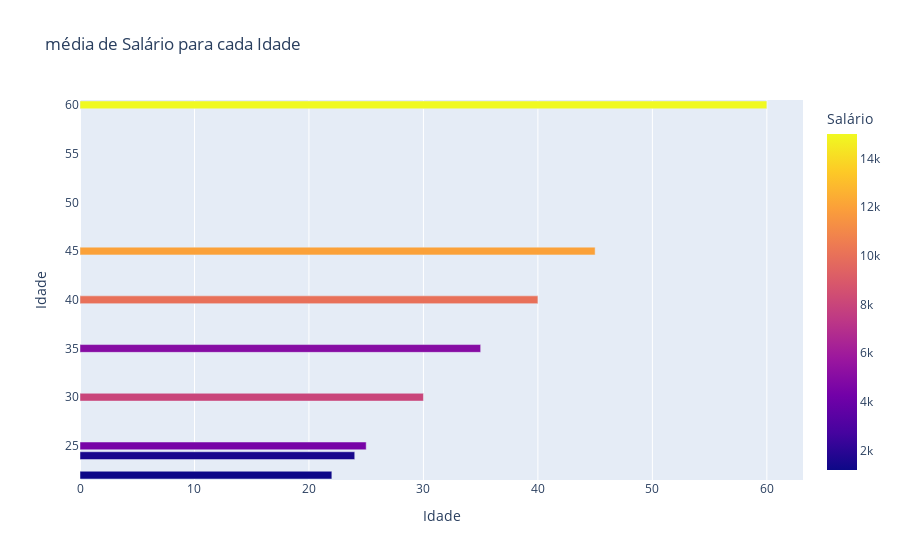

Notebook cell for this chart:
### Code cell
# Média de salário por idade
salario_por_idade = df.groupby("Idade")['Salário'].mean().reset_index()

# Criando o gráfico de barras horizontais, muito semelhante a biblioteca matplotlib
fig = px.bar(salario_por_idade, x='Idade', y='Idade', orientation='h',
             title=' média de Salário para cada Idade ',
             labels={"Idade": "Idade", 'Salário': 'Salário'},
             color="Salário")
# Exibindo o gráfico
fig.show()

### Figure 1 — Plotly figure (JSON) as saved in the notebook; plotly's stock layout.template omitted (floating-point values rounded to 4 significant figures)
{"data": [{"alignmentgroup": "True", "hovertemplate": "Idade=%{y}<br>Salário=%{marker.color}<extra></extra>", "legendgroup": "", "marker": {"color": [1200, 1500, 4500, 8000, 5000, 10000, 12000, 15000], "coloraxis": "coloraxis", "pattern": {"shape": ""}}, "name": "", "offsetgroup": "", "orientation": "h", "showlegend": false, "textposition": "auto", "type": "bar", "x": [22, 24, 25, 30, 35, 40, 45, 60], "xaxis": "x", "y": [22, 24, 25, 30, 35, 40, 45, 60], "yaxis": "y"}], "layout": {"autosize": true, "barmode": "relative", "coloraxis": {"colorbar": {"title": {"text": "Salário"}}, "colorscale": [[0, "#0d0887"], [0.1111, "#46039f"], [0.2222, "#7201a8"], [0.3333, "#9c179e"], [0.4444, "#bd3786"], [0.5556, "#d8576b"], [0.6667, "#ed7953"], [0.7778, "#fb9f3a"], [0.8889, "#fdca26"], [1, "#f0f921"]]}, "legend": {"tracegroupgap": 0}, "title": {"text": " média de Salário para cada Idade "}, "xaxis": {"anchor": "y", "autorange": true, "domain": [0, 1], "range": [0, 63.16], "title": {"text": "Idade"}, "type": "linear"}, "yaxis": {"anchor": "x", "autorange": true, "domain": [0, 1], "range": [21.5, 60.5], "title": {"text": "Idade"}, "type": "linear"}}}
